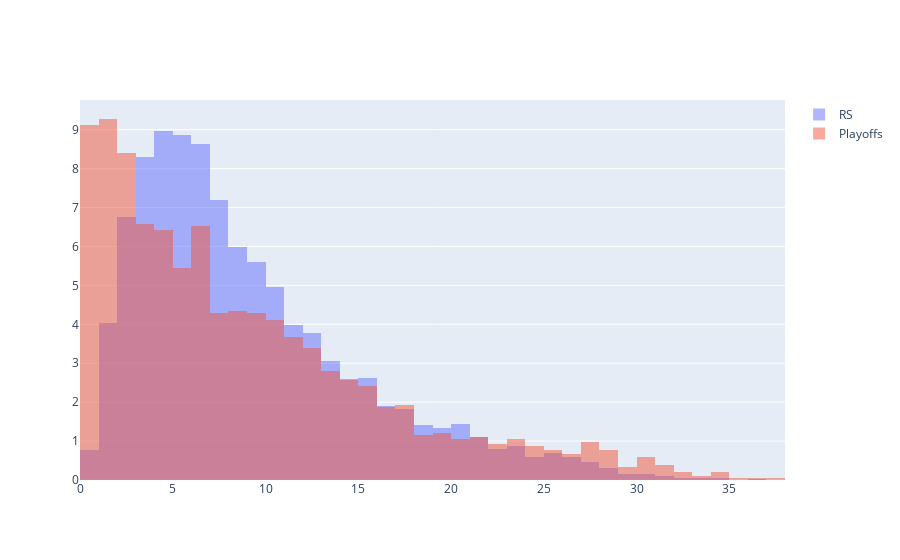

This figure's notebook cell:
### Code cell
fig = go.Figure()
fig.add_trace(go.Histogram(x=hist_data(rs_df,50,5), histnorm= 'percent', name='RS', 
                                       xbins={'start':0, 'end':38, 'size':1}))
fig.add_trace(go.Histogram(x=hist_data(playoffs_df,5,1), histnorm= 'percent', 
                           name='Playoffs', xbins={'start':0, 'end':38, 'size':1}))

fig.update_layout(barmode='overlay')
fig.update_traces(opacity=0.5)
fig.show()

### Figure 1 — Plotly figure (JSON) as saved in the notebook; plotly's stock layout.template omitted (floating-point values rounded to 4 significant figures; data arrays with more than 128 entries replaced by an {"elided": "..."} marker saying what was removed)
{"data": [{"histnorm": "percent", "name": "RS", "opacity": 0.5, "type": "histogram", "x": {"elided": "4828 float values"}, "xbins": {"end": 38, "size": 1, "start": 0}}, {"histnorm": "percent", "name": "Playoffs", "opacity": 0.5, "type": "histogram", "x": {"elided": "2070 float values"}, "xbins": {"end": 38, "size": 1, "start": 0}}], "layout": {"barmode": "overlay"}}
